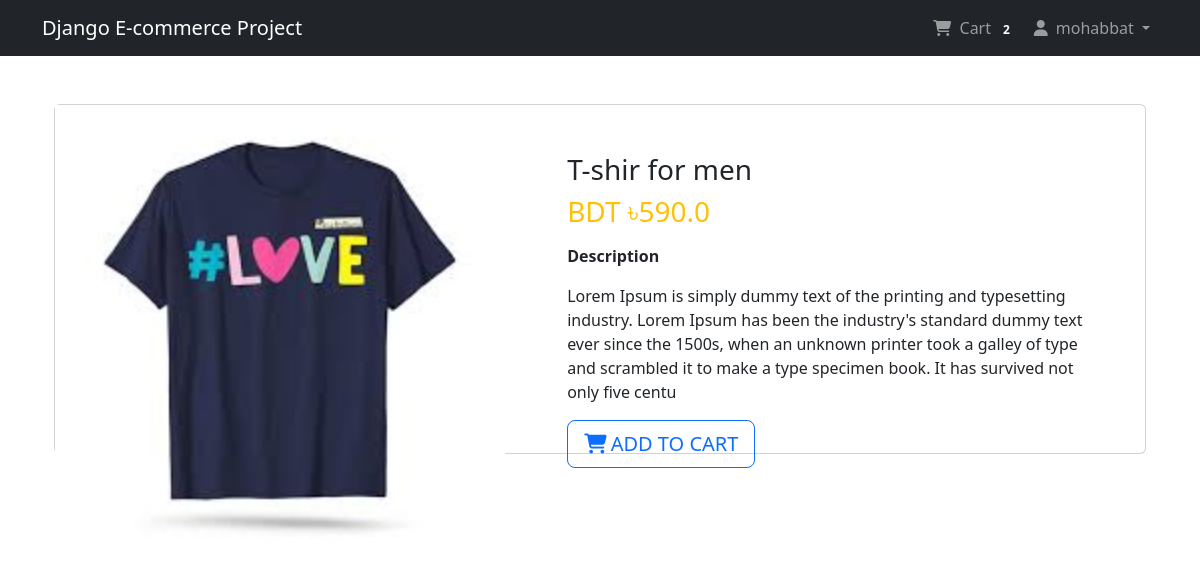
Screenshot of /Shop/pro-detials/4/ (signed in) with the database file from the repository.
### app_login/models.py (models this page shows, shortened)
class User(AbstractBaseUser, PermissionsMixin):
    email = models.EmailField(unique=True, null=False)
    is_staff = models.BooleanField(
        gettext_lazy('staff status'),
        default=False,
        help_text = gettext_lazy('Designates whether the use can log in this site')
    )
    is_active = models.BooleanField(
        gettext_lazy('active'),
        default = True,
        help_text = gettext_lazy('Designate whether this user should be treated as active, Unselect this instead of deleting accounts'),
    )
    USERNAME_FIELD = 'email'
    objects = MyUserManager()

class Profile(models.Model):
    user = models.OneToOneField(User, on_delete=models.CASCADE, related_name="profile")
    username = models.CharField(max_length=264, blank=True)
    full_name = models.CharField(max_length=264, blank=True, null=True)
    address = models.TextField(max_length=300, blank=True)
    city = models.CharField(max_length=40, blank=True)
    zip_code = models.CharField(max_length=10, blank=True)
    country = models.CharField(max_length=50, blank=True)
    phone = models.CharField(max_length= 20, blank=True)
    date_joined = models.DateTimeField(auto_now_add=True)

### app_order/models.py (models this page shows, shortened)
class Order(models.Model):
    orderitems = models.ManyToManyField(Cart)
    user = models.ForeignKey(settings.AUTH_USER_MODEL, on_delete=models.CASCADE)
    ordered = models.BooleanField(default=False)
    created = models.DateTimeField(auto_now_add=True)
    paymentId = models.CharField(max_length=264, blank=True, null=True)
    orderId = models.CharField(max_length=200, blank=True, null=True)

### app_shop/models.py (models this page shows, shortened)
class Product(models.Model):
    mainimage = models.ImageField(upload_to='Products')
    name = models.CharField(max_length=264)
    category = models.ForeignKey(Category, on_delete=models.CASCADE, related_name="category")
    preview_text = models.TextField(max_length=200, verbose_name="Preview Text")
    details_text = models.TextField(max_length=1000, verbose_name="description")
    price = models.FloatField()
    old_price = models.FloatField(default=0.00)
    created = models.DateTimeField(auto_now_add=True)
    class Meta:
        ordering = ['-created', ]

### app_shop/views.py (the view)
# urls.py: path('pro-detials/<pk>/', views.ProductDetials.as_view(), name="product_detials"),
class ProductDetials(LoginRequiredMixin, DetailView):
    model = Product
    template_name = 'app_shop/product_details.html'

### app_order/templatetags/cart_tag.py (called while the page is built)
@register.filter
def cart_total(user):
    order = Order.objects.filter(user=user, ordered=False)
    if order.exists():
        return order[0].orderitems.count()
    else:
        return 0

### templates/app_shop/product_details.html (shortened to what this page needs)
{% extends 'base.html' %}
{% block content %}
<div class="container my-5">
    <div class="card">
        <div class="row">
            <aside class="col-sm-5 border-right">
                <article class="gallery-wrap">
                    <div class="img-big-wrap">
                        <div>
                            <a href=""><img src="/media/{{object.mainimage}}" style="width: 450px;"></a>
                        </div>
                    </div>
                </article>
            </aside>
            <aside class="col-lg-7">
                <article class="card-body p-5">
                    <h3 class="title mp3">{{object.name}}</h3>
                    <p class="price-detail-wrap">
                        <span class="price h3 text-warning">
                            <span class="currency">BDT &#2547;</span><span class="num">{{object.price}}</span>
                        </span>
                    </p>
                    <dl class="item-property">
                        <dt>Description</dt>
                        <dd><p>{{object.details_text|linebreaks}}</p></dd>
                    </dl>
                    <a href="{% url 'app_order:add' pk=object.pk %}" class="btn btn-lg btn-outline-primary text-uppercase"><i class="fa-solid fa-cart-shopping me-1"></i>Add to cart</a>
                </article>
            </aside>
        </div>
    </div>
</div>
{% endblock %}

### templates/navbar.html (shortened to what this page needs)
{% load cart_tag %}
<nav class="navbar navbar-expand-lg navbar-dark bg-dark">
    <div class="container">
        <a href="{% url 'app_shop:home' %}" class="navbar-brand">Django E-commerce Project</a>
        <div class="collapse navbar-collapse" id="navbarNav">
            <ul class="navbar-nav ms-auto">
                {% if request.user.is_authenticated %}
                <li class="nav-item">
                    <a class="nav-link" href="{% url 'app_order:cart' %}">
                        <i class="fa-solid fa-cart-shopping me-1"></i> Cart
                        <span class="badge badge-light">{{ request.user | cart_total }}</span>
                    </a>
                </li>
                <li class="nav-item dropdown">
                    <a class="nav-link dropdown-toggle" href="#" id="profileDropdown" role="button"
                       data-bs-toggle="dropdown" aria-expanded="false">
                        <i class="fa-solid fa-user me-1"></i> {{request.user.profile.username}}
                    </a>
                </li>
                {% else %}
                    <li class="nav-item">
                        <a class="nav-link btn btn-outline-primary ms-3 px-3 py-1" href="{% url 'app_login:login' %}">
                            <i class="fa-solid fa-right-to-bracket me-1"></i> Login
                        </a>
                    </li>
                {% endif %}
            </ul>
        </div>
    </div>
</nav>

### static/css/main.css (style rules this page uses)
.gallery-wrap .img-big-wrap img { height: 450px; width: auto; display: inline-block; cursor: zoom-in; }

### templates/base.html (style rules this page uses)
.card { height: 350px; }

### rows the page displays
User: user|cart_total "2", user.profile.username "mohabbat"
Product: mainimage (picture), name "T-shir for men", price "590.0", details_text "Lorem Ipsum is simply dummy text of the printing and typesetting industry. Lorem Ipsum has been the industry's standard dummy text ever since the 1500s, when an unknown printer took a galley of type and scrambled it to make a type specimen book. It has survived not only five centu"
